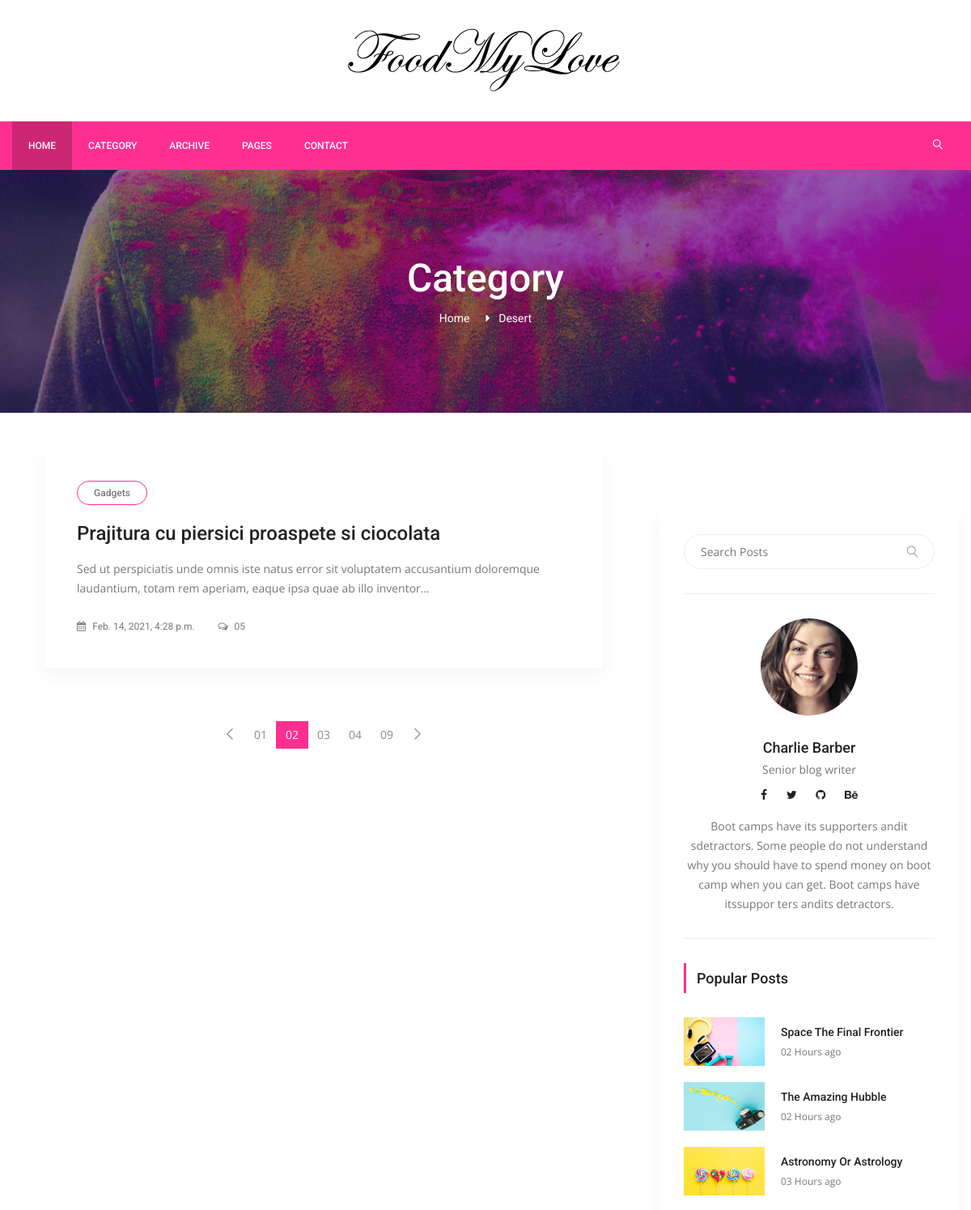
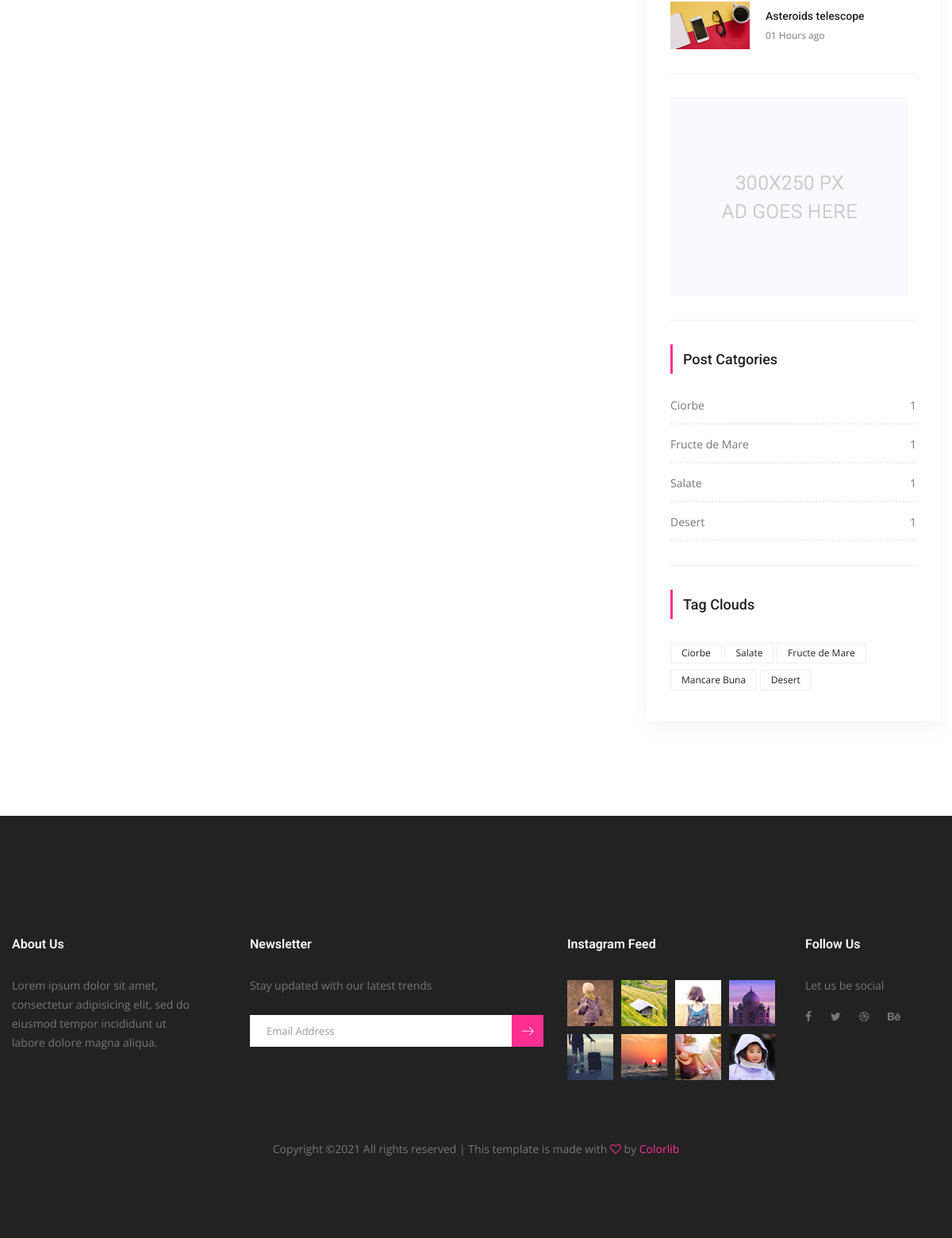
The app's page /category/4/desert with its own data (2 pictures, top to bottom).
### posts/models.py (models this page shows, shortened)
class Category(models.Model):
    title = models.CharField(max_length=150)
    slug = models.SlugField(editable=False)
    def post_count(self):
        return self.posts.all().count()

class Post(models.Model):
    title = models.CharField(max_length=150)
    content = models.TextField()
    publishing_date = models.DateTimeField(auto_now=True)
    image = models.ImageField(blank=True, null=True, upload_to='uploads/')
    user = models.ForeignKey(settings.AUTH_USER_MODEL,
                             on_delete=models.CASCADE)
    slug = models.SlugField(default='slug', editable=False)
    category = models.ForeignKey(Category,
                                 on_delete=models.CASCADE,
                                 default=1,
                                 related_name='posts')
    tag = models.ManyToManyField(Tag, related_name='posts', blank=True)
    slider_post = models.BooleanField(default=False)

class Tag(models.Model):
    title = models.CharField(max_length=50)
    slug = models.SlugField(editable=False)
    def __str__(self):
        return self.title

### posts/views.py (the view)
class CategoryDetail(ListView):
    model = Post
    template_name = 'categories/category_detail.html'
    context_object_name = 'posts'
    def get_queryset(self):
        self.category = get_object_or_404(Category, pk=self.kwargs['pk'])
        return Post.objects.filter(category=self.category).order_by('-id')
    def get_context_data(self, **kwargs):
        context = super(CategoryDetail, self).get_context_data(**kwargs)
        self.category = get_object_or_404(Category, pk=self.kwargs['pk'])
        context['category'] = self.category
        return context

### posts/templatetags/custom_tags.py (called while the page is built)
@register.simple_tag(name='categories')
def all_categories():
    return Category.objects.all()

@register.simple_tag(name='tags')
def all_tags():
    return Tag.objects.all()

### templates/categories/category_detail.html (shortened to what this page needs)
{% extends 'base.html' %}
{% load static %}
{% block content %}
        <section class="banner_area">
            <div class="banner_inner d-flex align-items-center">
            	<div class="overlay bg-parallax" data-stellar-ratio="0.9" data-stellar-vertical-offset="0" data-background=""></div>
				<div class="container">
					<div class="banner_content text-center">
						<h2>Category</h2>
						<div class="page_link">
							<a href="{% url 'index' %}">Home</a>
							<a href="#">{{ category.title }}</a>
						</div>
					</div>
				</div>
            </div>
        </section>
        <section class="blog_area p_120">
            <div class="container">
                <div class="row">
                    <div class="col-lg-8">
                        <div class="blog_left_sidebar">
                            {% for post in posts %}
                            <article class="blog_style1">
                            	<div class="blog_img">
                            	</div>
                            	<div class="blog_text">
									<div class="blog_text_inner">
										<a class="cat" href="#">Gadgets</a>
										<a href="#"><h4>{{ post.title }}</h4></a>
										<p>{{ post.content | truncatechars:150 }}</p>
										<div class="date">
											<a href="#"><i class="fa fa-calendar" aria-hidden="true"></i> {{ post.publishing_date }}</a>
											<a href="#"><i class="fa fa-comments-o" aria-hidden="true"></i> 05</a>
										</div>
									</div>
                            	</div>
                            </article>
                            {% endfor %}
                            <nav class="blog-pagination justify-content-center d-flex">
		                        <ul class="pagination">
		                            <li class="page-item">
		                                <a href="#" class="page-link" aria-label="Previous">
		                                    <span aria-hidden="true">
		                                        <span class="lnr lnr-chevron-left"></span>
		                                    </span>
		                                </a>
		                            </li>
		                            <li class="page-item"><a href="#" class="page-link">01</a></li>
		                            <li class="page-item active"><a href="#" class="page-link">02</a></li>
		                            <li class="page-item"><a href="#" class="page-link">03</a></li>
		                            <li class="page-item"><a href="#" class="page-link">04</a></li>
		                            <li class="page-item"><a href="#" class="page-link">09</a></li>
		                            <li class="page-item">
		                                <a href="#" class="page-link" aria-label="Next">
		                                    <span aria-hidden="true">
		                                        <span class="lnr lnr-chevron-right"></span>
		                                    </span>
		                                </a>
		                            </li>
		                        </ul>
		                    </nav>
                        </div>
                    </div>
                    {% include 'right_side.html' %}
                </div>
            </div>
        </section>
        {% endblock %}

### templates/right_side.html
{% load static %}
{% load custom_tags %}
 <div class="col-lg-4">
    <div class="blog_right_sidebar">
        <aside class="single_sidebar_widget search_widget">
            <div class="input-group">
                <input type="text" class="form-control" placeholder="Search Posts">
                <span class="input-group-btn">
                    <button class="btn btn-default" type="button"><i class="lnr lnr-magnifier"></i></button>
                </span>
            </div>
            <div class="br"></div>
        </aside>
        <aside class="single_sidebar_widget author_widget">
            <img class="author_img rounded-circle" src="{% static "img/blog/author.png" %}" alt="">
            <h4>Charlie Barber</h4>
            <p>Senior blog writer</p>
            <div class="social_icon">
                <a href="#"><i class="fa fa-facebook"></i></a>
                <a href="#"><i class="fa fa-twitter"></i></a>
                <a href="#"><i class="fa fa-github"></i></a>
                <a href="#"><i class="fa fa-behance"></i></a>
            </div>
            <p>Boot camps have its supporters andit sdetractors. Some people do not understand why you should have to spend money on boot camp when you can get. Boot camps have itssuppor ters andits detractors.</p>
            <div class="br"></div>
        </aside>
        <aside class="single_sidebar_widget popular_post_widget">
            <h3 class="widget_title">Popular Posts</h3>
            <div class="media post_item">
                <img src="{% static "img/blog/popular-post/post1.jpg" %}" alt="post">
                <div class="media-body">
                    <a href="blog-details.html"><h3>Space The Final Frontier</h3></a>
                    <p>02 Hours ago</p>
                </div>
            </div>
            <div class="media post_item">
                <img src="{% static "img/blog/popular-post/post2.jpg" %}" alt="post">
                <div class="media-body">
                    <a href="blog-details.html"><h3>The Amazing Hubble</h3></a>
                    <p>02 Hours ago</p>
                </div>
            </div>
            <div class="media post_item">
                <img src="{% static "img/blog/popular-post/post3.jpg" %}" alt="post">
                <div class="media-body">
                    <a href="blog-details.html"><h3>Astronomy Or Astrology</h3></a>
                    <p>03 Hours ago</p>
                </div>
            </div>
            <div class="media post_item">
                <img src="{% static "img/blog/popular-post/post4.jpg" %}" alt="post">
                <div class="media-body">
                    <a href="blog-details.html"><h3>Asteroids telescope</h3></a>
                    <p>01 Hours ago</p>
                </div>
            </div>
            <div class="br"></div>
        </aside>
        <aside class="single_sidebar_widget">
            <a href="#"><img class="img-fluid" src="{% static "img/blog/add.jpg" %}" alt=""></a>
            <div class="br"></div>
        </aside>
        <aside class="single_sidebar_widget post_category_widget">
            <h4 class="widget_title">Post Catgories</h4>
            <ul class="list cat-list">
                {% categories as categories %}
                {% for category in categories %}
                <li>
                    <a href="{% url 'category_detail' pk=category.id slug=category.slug %}" class="d-flex justify-content-between">
                        <p>{{ category.title }}</p>
                        <p>{{ category.post_count }}</p>
                    </a>
                </li>
                {% endfor %}
            </ul>
            <div class="br"></div>
        </aside>
        <aside class="single-sidebar-widget tag_cloud_widget">
            <h4 class="widget_title">Tag Clouds</h4>
            <ul class="list">
                {% tags as labels %}
                {% for label in labels %}
                <li><a href="{% url 'tag_detail' label.slug %}">{{ label }}</a></li>
                {% endfor %}
            </ul>
        </aside>
    </div>
</div>

### records on screen
Category: title "Desert", post_count "1"
Post: title "Prajitura cu piersici proaspete si ciocolata", content "Sed ut perspiciatis unde omnis iste natus error sit voluptatem accusantium doloremque laudantium, totam rem aperiam, eaque ipsa quae ab illo inventor…", publishing_date "Feb. 14, 2021, 4:28 p.m."
Category: title "Ciorbe", post_count "1"
Category: title "Fructe de Mare", post_count "1"
Category: title "Salate", post_count "1"
Tag: title "Ciorbe"
Tag: title "Salate"
Tag: title "Fructe de Mare"
Tag: title "Mancare Buna"
Tag: title "Desert"
